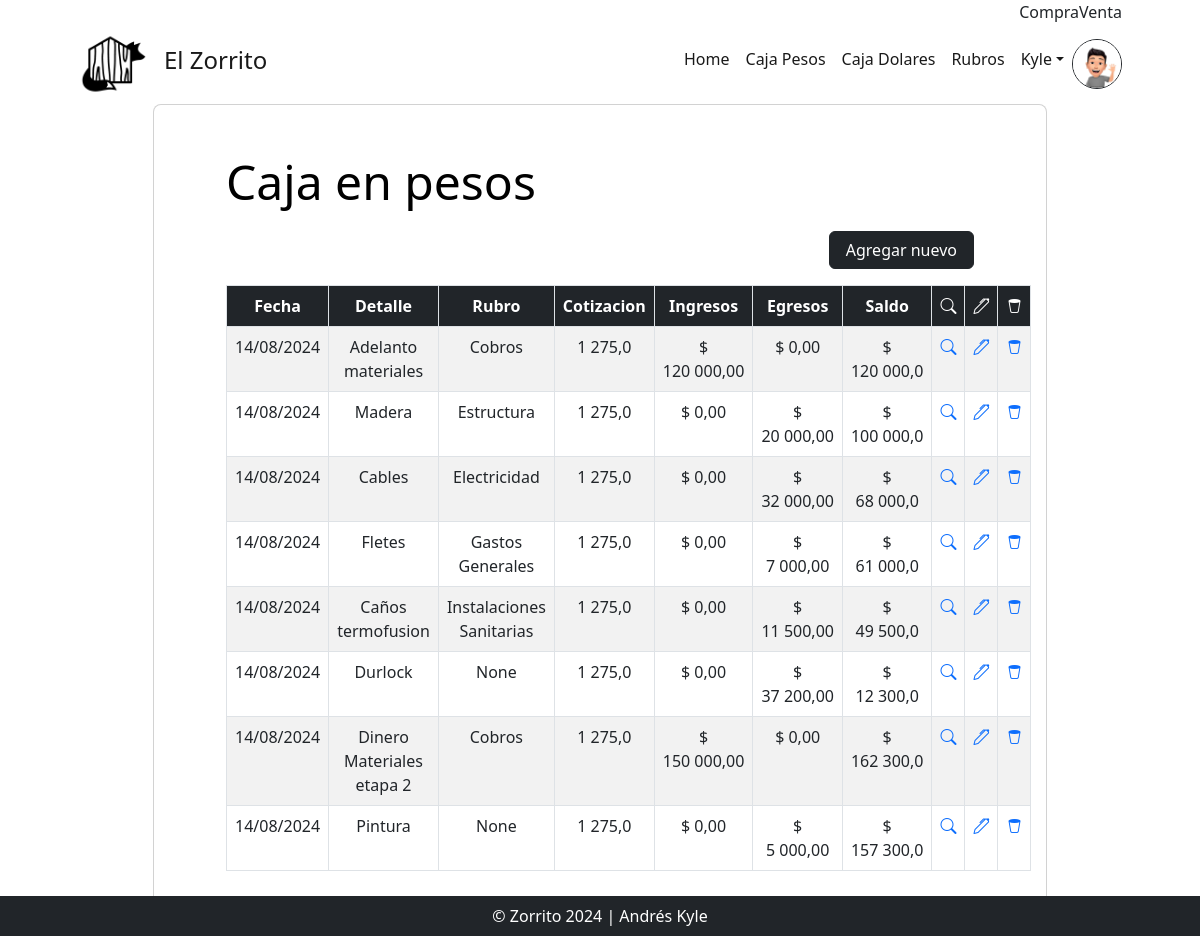
Before: /movimientos_list/ (signed in) with the older database file.
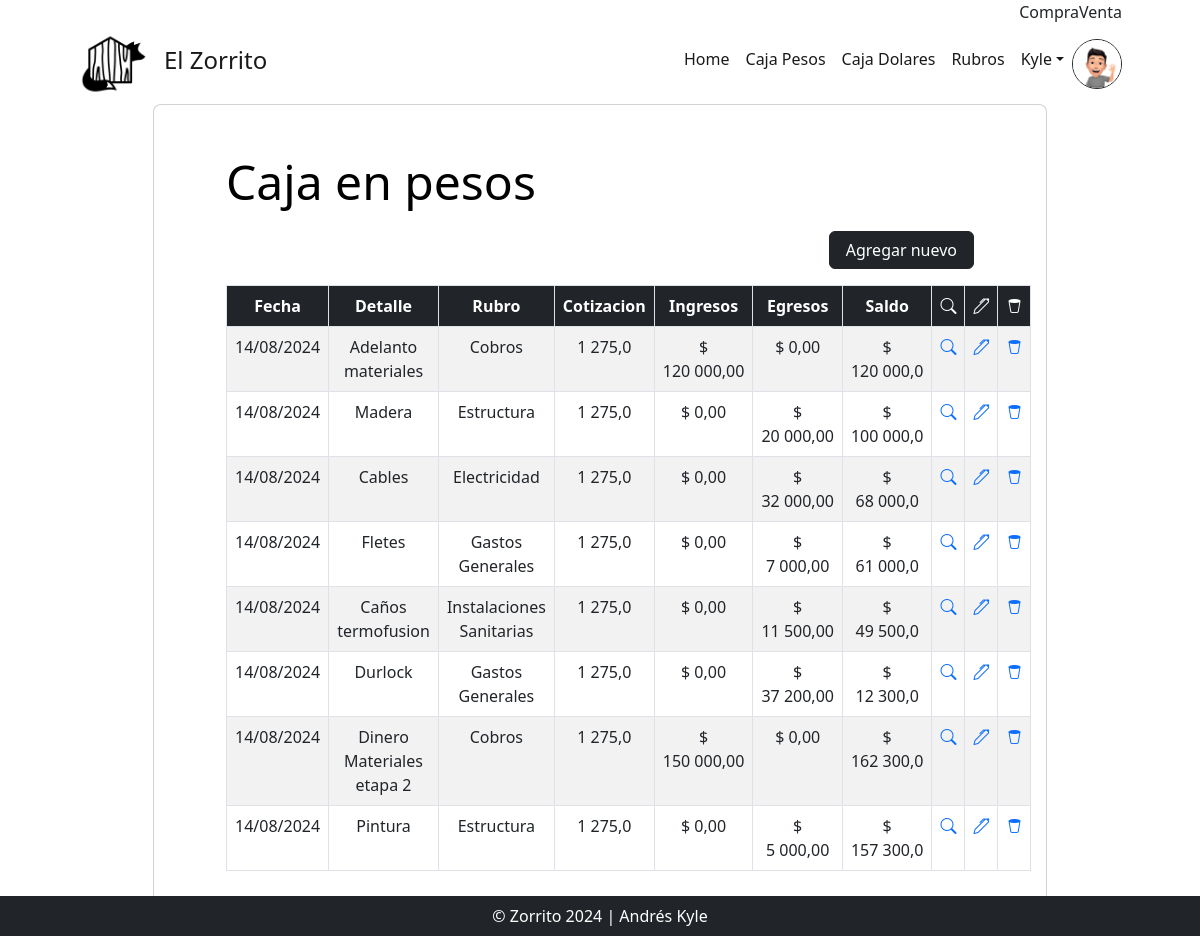
After: the same page with the newer database file.
### AppZorro/models.py (models this page shows)
class CajaPesos(models.Model):
    fecha = models.DateField(default=date.today)
    rubro = models.ForeignKey(Rubros, null=True, on_delete=models.RESTRICT)
    detalle = models.CharField(max_length=60)
    ingreso = models.FloatField(default=0)
    egreso = models.FloatField(default=0)
    comprobante = models.ImageField(upload_to='comprobantes', null=True, blank = True)
    obra = models.ForeignKey(Obra, null=True, on_delete=models.RESTRICT)
    autor = models.ForeignKey(settings.AUTH_USER_MODEL, on_delete=models.RESTRICT, null=True, blank=True, editable=False)
    action_time = models.DateTimeField(auto_now=True, editable=False)
    cotiza = models.FloatField(default=DolarBlue.compra())
    conecta = models.OneToOneField('CajaDolares', null=True, blank=True, on_delete=models.CASCADE)

class Rubros(models.Model):
    titulo = models.CharField(max_length=30)
    def __str__(self):
        return f"{self.titulo}"

### AppZorro/views.py (the view)
# urls.py: path('movimientos_list/', views.MovimientosListView.as_view(), name="Movimientos"),
class MovimientosListView(LoginRequiredMixin, ListView):
    model = CajaPesos
    ordering = ["fecha"]
    def get_queryset(self):
        queryset = super().get_queryset()
        saldo_parcial = 0
        for cuenta in queryset:
            if hasattr(cuenta.conecta, 'id'):
                cuenta.mandar = cuenta.conecta.id
            else:
                cuenta.mandar = 0
            saldo_parcial += cuenta.ingreso - cuenta.egreso
            cuenta.saldo_parcial = saldo_parcial
        return queryset

### AppZorro/templates/AppZorro/CajaPesos_list.html (shortened to what this page needs)
{% extends 'AppZorro/base.html' %}
{% load static %}
{% block main %}
<div class="row d-flex justify-content-center align-items-center h-50">
    <div class="col-xl-9">
        <div class="card rounded-3 text-black">
            <div class="card-body p-md-5 mx-md-4">
                <h3 class="display-5 mb-3 pb-1">Caja en pesos</h3>
                <div class="d-flex justify-content-end mb-3">
                    <a class="btn btn-dark px-3" type="button" href="{% url 'CrearMovimiento' %}">Agregar nuevo</a>
                </div>
                <table class="text-center table table-striped table-bordered ">
                    <thead class="thead-primary">
                        <tr class="text-bg-dark p-3">
                            <th scope="col">Fecha</th>
                            <th scope="col">Detalle</th>
                            <th scope="col">Rubro</th>
                            <th scope="col">Cotizacion</th>
                            <th scope="col">Ingresos</th>
                            <th scope="col">Egresos</th>
                            <th scope="col">Saldo</th>
                            <th scope="col" class="bi bi-search"></th>
                            <th scope="col" class="bi bi-pen"></th>
                            <th scope="col" class="bi bi-trash2"></th>
                        </tr>
                    </thead>
                    <tbody>
                        {% for movimiento in object_list %}
                            <tr>
                                <td>{{ movimiento.fecha|date:"d/m/Y" }}</td>
                                <td>{{ movimiento.detalle }}</td>
                                <td>{{ movimiento.rubro }}</td>
                                <td>{{ movimiento.cotiza }}</td>
                                <td>$ {{ movimiento.ingreso|floatformat:"2g" }} </td>
                                <td>$ {{ movimiento.egreso|floatformat:"2g" }} </td>
                                <td>$ {{ movimiento.saldo_parcial }} </td>
                                {% if movimiento.rubro_id == 23 %}
                                <td><a class="bi bi-search" href="{% url 'DetalleDolar' movimiento.mandar %}"></a></td>
                                <td><a class="bi bi-pen" href="{% url 'EditarDolares' movimiento.mandar %}"></a></td>
                                <td><a class="bi bi-trash2" href="{% url 'MovimientosDelete' movimiento.id %}"></a></td>
                                {% else %}
                                <td><a class="bi bi-search" href="{% url 'Detalles' movimiento.id %}"></a></td>
                                <td><a class="bi bi-pen" href="{% url 'EditarMovimiento' movimiento.id %}"></a></td>
                                <td><a class="bi bi-trash2" href="{% url 'MovimientosDelete' movimiento.id %}"></a></td>
                                {% endif %}
                            </tr>
                        {% empty %}
                            <tr><th><h6>Buuu... La caja está vacia.</h6></th></tr>
                            <th><h6>Que lindo seria para el Zorrito que ingrese algun pesito.</h6></th>
                        {% endfor %}
                    </tbody>
                </table>
            </div>
        </div>
    </div>
</div>
{% endblock main %}

Changed rows visible on the page:
changed CajaPesos "Durlock": rubro "None" → "Gastos Generales"
changed CajaPesos "Pintura": rubro "None" → "Estructura"
